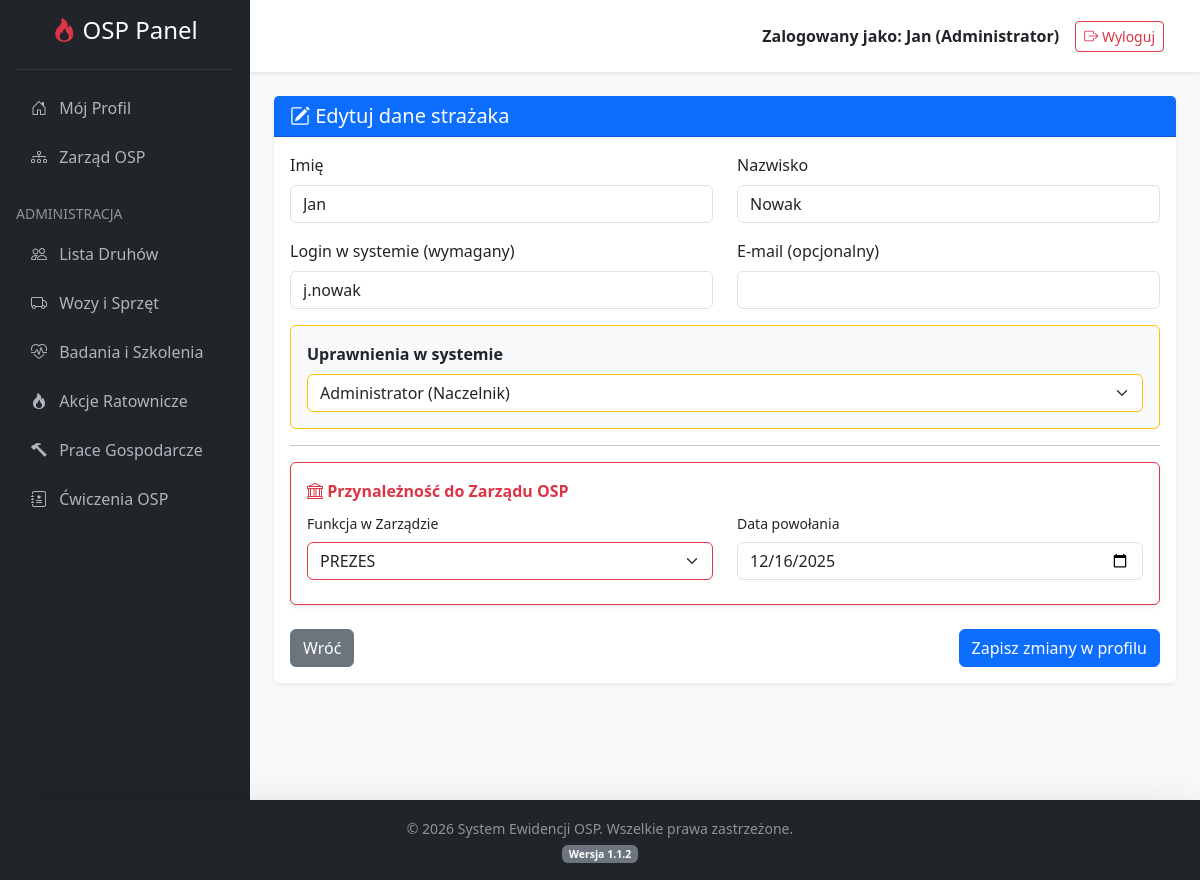
The app's page /index.php?action=edit&id=43 (signed in) with its own data.
### tables this page shows
CREATE TABLE `board_members` (
  `id` int(11) NOT NULL,
  `user_id` int(11) NOT NULL,
  `funkcja` varchar(100) NOT NULL,
  `data_powolania` date NOT NULL
);

CREATE TABLE `users` (
  `id` int(11) NOT NULL,
  `first_name` varchar(50) NOT NULL,
  `last_name` varchar(50) NOT NULL,
  `login` varchar(50) NOT NULL,
  `email` varchar(100) DEFAULT NULL,
  `password` varchar(255) NOT NULL,
  `role` enum('superadmin','admin','user') DEFAULT 'user',
  `created_at` datetime DEFAULT current_timestamp()
);

### controllers/UserController.php (called while the page is built, shortened)
<?php
require_once 'models/User.php';
class UserController {
    private $db;
    private $userModel;
    public function __construct($dbConnection) {
        $this->db = $dbConnection;
        $this->userModel = new User($this->db);
    }
    public function edit() {
        $this->userModel->id = $_GET['id'];
        if ($_SERVER['REQUEST_METHOD'] === 'POST') {
            $this->userModel->first_name = trim($_POST['first_name']);
            $this->userModel->last_name = trim($_POST['last_name']);
            $this->userModel->login = trim($_POST['login']);
            $this->userModel->email = !empty($_POST['email']) ? trim($_POST['email']) : null;
            $rola = $_POST['role'];
            $this->userModel->role = ($rola === 'admin' || $rola === 'user') ? $rola : 'user';
            $this->userModel->funkcja_zarzad = !empty($_POST['funkcja_zarzad']) ? $_POST['funkcja_zarzad'] : null;
            $this->userModel->data_powolania_zarzad = !empty($_POST['data_powolania_zarzad']) ? $_POST['data_powolania_zarzad'] : null;
            if (!empty($_POST['funkcja_zarzad']) && empty($_POST['data_powolania_zarzad'])) {
                $blad = "Błąd: Jeśli druh pełni funkcję w zarządzie, musisz podać datę powołania!";
            } else {
                if ($this->userModel->update()) {
                    $logger = new Log($this->db);
                    $logger->create($_SESSION['user_id'], "Zaktualizowano dane druha: " . $this->userModel->first_name . " " . $this->userModel->last_name);
                    header("Location: index.php?action=index");
                    exit;
                } else {
                    $blad = "Nie udało się zaktualizować danych.";
                }
            }
        } else {
            if (!$this->userModel->readOne($this->userModel->id)) {
                die("Nie znaleziono strażaka w bazie.");
            }
        }
        $druh = [
            'id' => $this->userModel->id,
            'first_name' => $this->userModel->first_name,
            'last_name' => $this->userModel->last_name,
            'login' => $this->userModel->login,
            'email' => $this->userModel->email,
            'role' => $this->userModel->role,
            'medical_exam_date' => $this->userModel->medical_exam_date,
            'smoke_chamber_date' => $this->userModel->smoke_chamber_date,
            'funkcja_zarzad' => $this->userModel->funkcja_zarzad,
            'data_powolania_zarzad' => $this->userModel->data_powolania_zarzad
        ];
        require_once 'views/edit_user.php';
    }
}
?>

### models/User.php (called while the page is built, shortened)
<?php
class User {
    private $conn;
    private $table_name = "users";
    public function __construct($db) {
        $this->conn = $db;
    }
    public function readOne($id) {
    $query = "SELECT
                u.id, u.first_name, u.last_name, u.login, u.email, u.role,
                (SELECT m.date_to FROM medical_exams m WHERE m.user_id = u.id ORDER BY m.date_to DESC LIMIT 1) as medical_exam_date,
                (SELECT s.date_to FROM smoke_chamber_tests s WHERE s.user_id = u.id ORDER BY s.date_to DESC LIMIT 1) as smoke_chamber_date,
                b.funkcja as funkcja_zarzad,
                b.data_powolania as data_powolania_zarzad
              FROM " . $this->table_name . " u
              LEFT JOIN board_members b ON u.id = b.user_id
              WHERE u.id = :id
              LIMIT 0,1";
    $stmt = $this->conn->prepare($query);
    $stmt->bindParam(':id', $id);
    $stmt->execute();
    $row = $stmt->fetch(PDO::FETCH_ASSOC);
    if ($row) {
        $this->id = $row['id'];
        $this->first_name = $row['first_name'];
        $this->last_name = $row['last_name'];
        $this->login = $row['login'];
        $this->email = $row['email'];
        $this->role = $row['role'];
        $this->medical_exam_date = $row['medical_exam_date'];
        $this->smoke_chamber_date = $row['smoke_chamber_date'];
        $this->funkcja_zarzad = $row['funkcja_zarzad'];
        $this->data_powolania_zarzad = $row['data_powolania_zarzad'];
        return true;
    }
    return false;
    }
}
?>

### views/edit_user.php (the view, shortened to what this page needs)
<?php include 'views/header.php'; ?>
<div class="card shadow-sm border-0" style="max-width: 1000px; margin: 0 auto;">
    <div class="card-header bg-primary text-white">
        <h5 class="mb-0"><i class="bi bi-pencil-square"></i> Edytuj dane strażaka</h5>
    </div>
    <div class="card-body">
        <form action="index.php?action=edit&id=<?= $druh['id'] ?>" method="POST">
            <div class="row">
                <div class="col-md-6 mb-3">
                    <label class="form-label">Imię</label>
                    <input type="text" name="first_name" class="form-control" value="<?= htmlspecialchars($druh['first_name']) ?>" required>
                </div>
                <div class="col-md-6 mb-3">
                    <label class="form-label">Nazwisko</label>
                    <input type="text" name="last_name" class="form-control" value="<?= htmlspecialchars($druh['last_name']) ?>" required>
                </div>
            </div>
            <div class="row">
                <div class="col-md-6 mb-3">
                    <label class="form-label">Login w systemie (wymagany)</label>
                    <input type="text" name="login" class="form-control" value="<?= htmlspecialchars($druh['login'] ?? '') ?>" required>
                </div>
                <div class="col-md-6 mb-3">
                    <label class="form-label">E-mail (opcjonalny)</label>
                    <input type="email" name="email" class="form-control" value="<?= htmlspecialchars($druh['email'] ?? '') ?>">
                </div>
            </div>
            <div class="mb-3 border border-warning p-3 rounded bg-light">
                <label class="form-label fw-bold">Uprawnienia w systemie</label>
                <select name="role" class="form-select border-warning">
                    <option value="admin" <?= $druh['role'] === 'admin' ? 'selected' : '' ?>>Administrator (Naczelnik)</option>
                </select>
            </div>
            <hr>
            <div class="mb-3 border border-danger p-3 rounded bg-white shadow-sm">
                <label class="form-label fw-bold text-danger"><i class="bi bi-bank"></i> Przynależność do Zarządu OSP</label>
                <div class="row">
                    <div class="col-md-6 mb-2">
                        <label class="form-label small">Funkcja w Zarządzie</label>
                        <select name="funkcja_zarzad" class="form-select border-danger">
                            <option value="PREZES" <?= ($druh['funkcja_zarzad'] ?? '') === 'PREZES' ? 'selected' : '' ?>>PREZES</option>
                        </select>
                    </div>
                    <div class="col-md-6">
                        <label class="form-label small">Data powołania</label>
                        <input type="date" name="data_powolania_zarzad" class="form-control" value="<?= $druh['data_powolania_zarzad'] ?? '' ?>">
                    </div>
                </div>
            </div>
            <div class="d-flex justify-content-between mt-4">
                <a href="index.php?action=index" class="btn btn-secondary">Wróć</a>
                <button type="submit" class="btn btn-primary">Zapisz zmiany w profilu</button>
            </div>
        </form>
    </div>
</div>
<?php include 'views/footer.php'; ?>

### views/footer.php (style rules this page uses)
body { display: flex; flex-direction: column; min-height: 100vh; background-color: #f8f9fa; }

### records on screen
board_members: first_name "Jan", last_name "Nowak", login "j.nowak", funkcja_zarzad "PREZES", data_powolania_zarzad "12/16/2025"
users: role "Administrator (Naczelnik)"

### other values on screen
$_SESSION['first_name'] "Jan"
